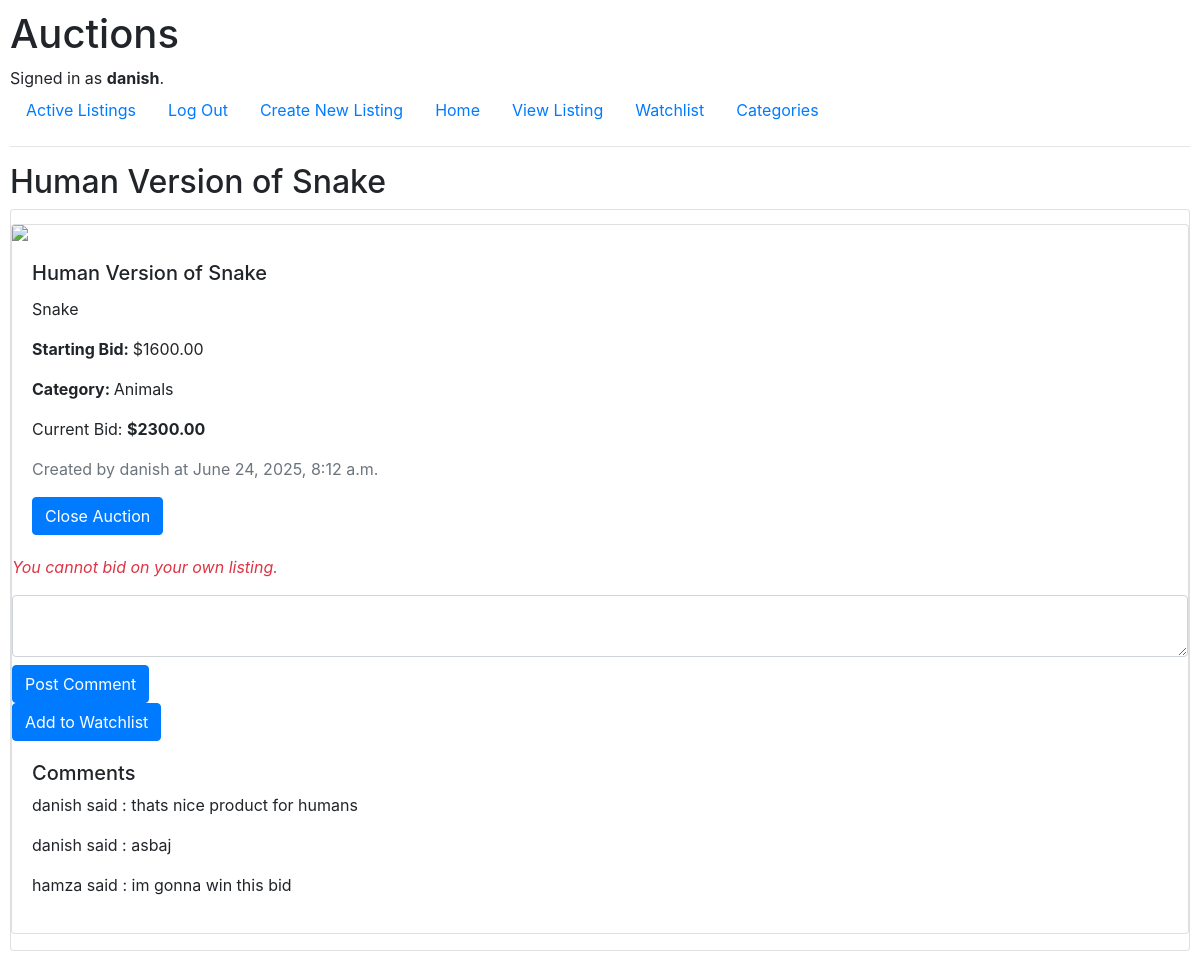
/listing/7/ (signed in), run on the app's committed database.
### auctions/models.py (models this page shows, shortened)
class User(AbstractUser):
    pass

class Listing(models.Model):
    title = models.CharField(max_length=64)
    description = models.TextField()
    starting_bid = models.DecimalField(max_digits=10, decimal_places=2)
    image_url = models.URLField(blank=True, null=True)
    category = models.CharField(max_length=64, blank=True, null=True)
    is_active = models.BooleanField(default=True)
    is_closed = models.BooleanField(default=False)
    winner = models.ForeignKey(User, on_delete=models.CASCADE, null=True, blank=True)
    owner = models.ForeignKey(User, on_delete=models.CASCADE, related_name="listings")
    created_at = models.DateTimeField(auto_now_add=True)

class Bid(models.Model):
    user = models.ForeignKey(User, on_delete=models.CASCADE, related_name="placed_bids")
    listing = models.ForeignKey(Listing, on_delete=models.CASCADE, related_name="received_bids")
    amount = models.DecimalField(max_digits=10, decimal_places=2)

class Comment(models.Model):
    text = models.CharField(max_length=128, blank=True, null=True)
    user = models.ForeignKey(User, on_delete=models.CASCADE, related_name="comments")
    listing = models.ForeignKey(Listing, on_delete=models.CASCADE, related_name="comments")

### auctions/views.py (the view, shortened to what this page needs)
# urls.py: path("listing/<int:listing_id>/", views.view_listing, name="listing"),
def view_listing(request, listing_id):
    listing = get_object_or_404(Listing, pk=listing_id)
    highest_bid = Bid.objects.filter(listing=listing).order_by("-amount").first()
    comments = Comment.objects.filter(listing=listing)
    return render(request, "auctions/listing.html", {
        "listing": listing,
        "bid": highest_bid,
        "comments": comments
    })

### auctions/templates/auctions/listing.html (shortened to what this page needs)
{% extends "auctions/layout.html" %}
{% block body %}
<h2>{{ listing.title }}</h2>
<div class="card body">
    <div class="btn btn-secondry">
    </div>
    <div class="card mb-3">
        {% if listing.image_url %}
            <img src="{{ listing.image_url }}" class="card-img-top" style="max-height: 250px; object-fit: contain;">
        {% endif %}
        <div class="card-body">
            <h5 class="card-title">{{ listing.title }}</h5>
            <p class="card-text">{{ listing.description }}</p>
            <p><strong>Starting Bid: </strong>${{ listing.starting_bid }}</p>
            <p><strong>Category: </strong>{{ listing.category }}</p>
            <p>Current Bid: <strong>${{ bid.amount }}</strong></p>
            <p class="text-muted">Created by {{ listing.owner.username }} at {{ listing.created_at }}</p>
            <form method="post" action="{% url 'listing' listing.id %}">
                {% if not listing.is_closed %}
                    {% if request.user == listing.owner %}
                        <button type="submit" class="btn btn-primary">Close Auction</button>
                    {% endif %}
                {% endif %}
            </form>
        </div>
        {% if not listing.is_closed %}
            {% if not request.user == listing.owner %}
                <form method="post" action="{% url 'listing' listing.id %}">
                    {% csrf_token %}
                    <input type="hidden" name="action" value="bid">
                    <input type="number" step="0.01" name="bid" class="form-control mb-2">
                    <button type="submit" class="btn btn-primary">Place Bid</button>
                </form>
            {% else %}
                <p class="text-danger"><em>You cannot bid on your own listing.</em></p>
            {% endif %}
            <form method="post" action="{% url 'listing' listing.id %}">
                <textarea name="comment" class="form-control mb-2"></textarea>
                <button type="submit" class="btn btn-primary">Post Comment</button>
            </form>
            <form method="post" action="{% url 'listing' listing.id %}">
                <button type="submit" class="btn btn-primary">Add to Watchlist</button>
            </form>
        {% else %}
            <p><strong>This Auction is closed. No more bids allowed.</strong></p>
        {% endif %}
        <div class="card-body">
            <h5>Comments</h5>
            {% for comment in comments %}
              <p>{{ comment.user }} said : {{ comment.text}}</p>
            {% empty %}
                <p>No comments yet.</p>
            {% endfor %}
        </div>
    </div>
</div>
{% endblock %}

### auctions/templates/auctions/layout.html (shortened to what this page needs)
{% load static %}
<!DOCTYPE html>
<html lang="en">
    <head>
        <link rel="stylesheet" href="https://stackpath.bootstrapcdn.com/bootstrap/4.4.1/css/bootstrap.min.css">
        <link href="{% static 'auctions/styles.css' %}" rel="stylesheet">
    </head>
    <body>
        <h1>Auctions</h1>
        <div>
            {% if user.is_authenticated %}
                Signed in as <strong>{{ user.username }}</strong>.
            {% else %}
                Not signed in.
            {% endif %}
        </div>
        <ul class="nav">
            <li class="nav-item">
                <a class="nav-link" href="{% url 'index' %}">Active Listings</a>
            </li>
            {% if user.is_authenticated %}
                <li class="nav-item">
                    <a class="nav-link" href="{% url 'logout' %}">Log Out</a>
                </li>
                <li class="nav-item">
                    <a class="nav-link" href="{% url 'create' %}">Create New Listing</a>
                </li>
                <li class="nav-item">
                    <a class="nav-link" href="{% url 'index' %}">Home</a>
                </li>
                <li class="nav-item">
                    <a class="nav-link" href="{% url 'index' %}">View Listing</a>
                </li>
                <li class="nav-item">
                    <a class="nav-link" href="{% url 'watchlist' %}">Watchlist</a>
                </li>
                <li class="nav-item">
                    <a class="nav-link" href="{% url 'categories' %}">Categories</a>
                </li>
            {% endif %}
        </ul>
        <hr>
        {% block body %}
        {% endblock %}
    </body>
</html>

### auctions/static/auctions/styles.css (style rules this page uses)
body { padding: 10px; }

### data on the page
User: username "danish"
Listing: title "Human Version of Snake", description "Snake", starting_bid "1600.00", category "Animals", owner.username "danish", created_at "June 24, 2025, 8:12 a.m."
Bid: amount "2300.00"
Comment: user "danish", text "thats nice product for humans"
Comment: user "danish", text "asbaj"
Comment: user "hamza", text "im gonna win this bid"
